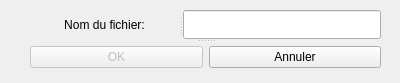
<?xml version="1.0" encoding="UTF-8"?>
<ui version="4.0">
 <class>NouvelleBDDDialog</class>
 <widget class="QDialog" name="NouvelleBDDDialog">
  <property name="windowModality">
   <enum>Qt::WindowModal</enum>
  </property>
  <property name="geometry">
   <rect>
    <x>0</x>
    <y>0</y>
    <width>400</width>
    <height>83</height>
   </rect>
  </property>
  <property name="windowTitle">
   <string>Nouvelle BDD</string>
  </property>
  <property name="windowIcon">
   <iconset>
    <normaloff>../../images/qlot_512.svg</normaloff>../../images/qlot_512.svg</iconset>
  </property>
  <widget class="QSplitter" name="splitter_2">
   <property name="geometry">
    <rect>
     <x>30</x>
     <y>10</y>
     <width>351</width>
     <height>61</height>
    </rect>
   </property>
   <property name="orientation">
    <enum>Qt::Vertical</enum>
   </property>
   <widget class="QSplitter" name="splitter">
    <property name="orientation">
     <enum>Qt::Horizontal</enum>
    </property>
    <widget class="QLabel" name="label">
     <property name="text">
      <string>Nom du fichier:</string>
     </property>
     <property name="alignment">
      <set>Qt::AlignCenter</set>
     </property>
    </widget>
    <widget class="QLineEdit" name="lineEdit"/>
   </widget>
   <widget class="QWidget" name="">
    <layout class="QHBoxLayout" name="horizontalLayout">
     <item>
      <widget class="QPushButton" name="valide_nouvelle">
       <property name="enabled">
        <bool>false</bool>
       </property>
       <property name="text">
        <string>OK</string>
       </property>
      </widget>
     </item>
     <item>
      <widget class="QPushButton" name="refuse_nouvelle">
       <property name="text">
        <string>Annuler</string>
       </property>
      </widget>
     </item>
    </layout>
   </widget>
  </widget>
 </widget>
 <resources/>
 <connections>
  <connection>
   <sender>refuse_nouvelle</sender>
   <signal>clicked()</signal>
   <receiver>NouvelleBDDDialog</receiver>
   <slot>reject()</slot>
   <hints>
    <hint type="sourcelabel">
     <x>261</x>
     <y>54</y>
    </hint>
    <hint type="destinationlabel">
     <x>199</x>
     <y>41</y>
    </hint>
   </hints>
  </connection>
  <connection>
   <sender>valide_nouvelle</sender>
   <signal>clicked()</signal>
   <receiver>NouvelleBDDDialog</receiver>
   <slot>accept()</slot>
   <hints>
    <hint type="sourcelabel">
     <x>143</x>
     <y>54</y>
    </hint>
    <hint type="destinationlabel">
     <x>199</x>
     <y>41</y>
    </hint>
   </hints>
  </connection>
 </connections>
</ui>
